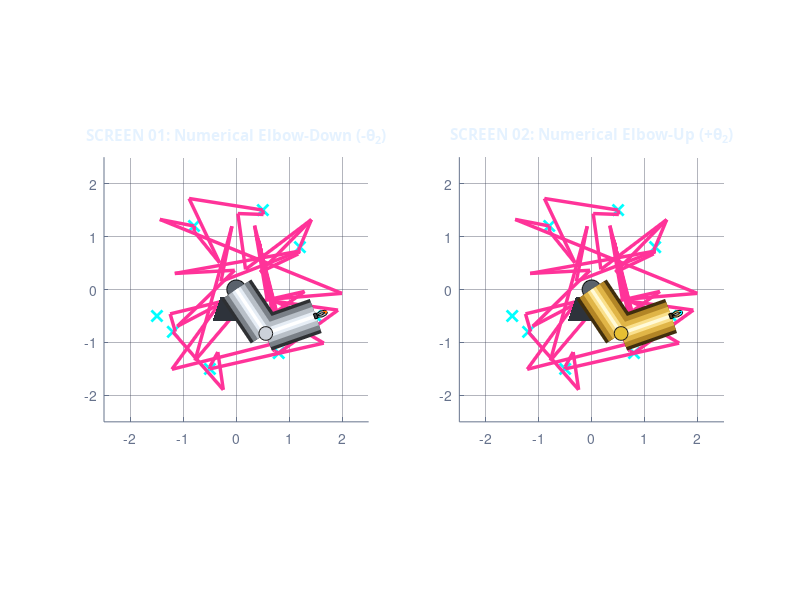

The MATLAB source for this figure:
% Real-Time Numerical IK (Newton-Raphson) Visual Simulation (MATLAB R2026a)
% Shared Workspace with Silver (Elbow-Down) & Gold (Elbow-Up) Visuals
clear; clc; close all;

%% 1. 로봇 물리 및 문제 2번 8개 목표점 조건 설정
l1 = 1.0; % 링크 1 길이 (m)
l2 = 1.0; % 링크 2 길이 (m)

% 문제 2번: 8개의 타스크 영역 목표 좌표 (X, Y)
p2_targets = [ 1.2,  0.8; 
               0.5,  1.5; 
              -0.8,  1.2; 
              -1.5, -0.5; 
              -1.2, -0.8; 
              -0.5, -1.5; 
               0.8, -1.2; 
               1.5, -0.5 ];

% 각 목표점별 Newton-Raphson 연산용 초기 각도값 구속 조건
p2_starts = [ 0.5,  0.5; 
              0.5,  0.5; 
              1.8,  0.5; 
              2.2,  0.4; 
             -2.5,  0.5; 
             -2.0,  0.6; 
             -0.8,  0.5; 
             -0.4,  0.4 ];

max_iter_per_point = 25; % 각 지점당 수치해석 매핑 반복수 (실시간 가속용)
t_global = linspace(0, 2*pi, size(p2_targets, 1) * max_iter_per_point);

%% 2. 메인 피겨 및 듀얼 가로형 레이아웃 구축
fig = figure('Name', 'Real-Time Numerical IK Full Manipulator Dashboard', ...
             'NumberTitle', 'off', ...
             'Color', [0.08, 0.09, 0.11], ...
             'Position', [100, 150, 1250, 580]);

%% 3. [좌측 스크린 - 은색 로봇 암 (-\theta_2 해)]
ax1 = subplot(1, 2, 1, 'Parent', fig, ...
              'Color', [0.12, 0.14, 0.18], 'XColor', [0.4, 0.45, 0.55], 'YColor', [0.4, 0.45, 0.55], ...
              'GridColor', [0.25, 0.28, 0.35], 'GridAlpha', 0.4);
grid(ax1, 'on'); hold(ax1, 'on'); axis(ax1, 'equal');
xlim(ax1, [-2.5, 2.5]); ylim(ax1, [-2.5, 2.5]);
title(ax1, 'SCREEN 01: Numerical Elbow-Down (-\theta_2)', 'Color', [0.9, 0.95, 1.0], 'FontName', 'Segoe UI', 'FontWeight', 'bold');

% 8개 목표 타겟 점 사전 마킹
plot(ax1, p2_targets(:,1), p2_targets(:,2), 'cx', 'MarkerSize', 8, 'LineWidth', 2);
hand_trace_D = plot(ax1, NaN, NaN, '-', 'Color', [1.0, 0.2, 0.6], 'LineWidth', 2.5);

%% 4. [우측 스크린 - 금색 로봇 암 (+\theta_2 해)]
ax2 = subplot(1, 2, 2, 'Parent', fig, ...
              'Color', [0.12, 0.14, 0.18], 'XColor', [0.4, 0.45, 0.55], 'YColor', [0.4, 0.45, 0.55], ...
              'GridColor', [0.25, 0.28, 0.35], 'GridAlpha', 0.4);
grid(ax2, 'on'); hold(ax2, 'on'); axis(ax2, 'equal');
xlim(ax2, [-2.5, 2.5]); ylim(ax2, [-2.5, 2.5]);
title(ax2, 'SCREEN 02: Numerical Elbow-Up (+\theta_2)', 'Color', [0.9, 0.95, 1.0], 'FontName', 'Segoe UI', 'FontWeight', 'bold');

plot(ax2, p2_targets(:,1), p2_targets(:,2), 'cx', 'MarkerSize', 8, 'LineWidth', 2);
hand_trace_U = plot(ax2, NaN, NaN, '-', 'Color', [1.0, 0.2, 0.6], 'LineWidth', 2.5);

%% 5. 고정 베이스 스탠드 오버레이 (Static Bases)
base_plate_x = [-0.45, 0.45, 0.30, -0.30]; base_plate_y = [-0.60, -0.60, -0.15, -0.15];
base_neck_x = [-0.15, 0.15, 0.10, -0.10];  base_neck_y = [-0.15, -0.15, 0.0, 0.0];

% 좌우측 스탠드 렌더링
fill(ax1, base_plate_x, base_plate_y, [0.18, 0.20, 0.23], 'EdgeColor', 'none');
fill(ax1, base_neck_x, base_neck_y, [0.55, 0.58, 0.62], 'EdgeColor', 'none');
rectangle(ax1, 'Position', [-0.18, -0.18, 0.36, 0.36], 'Curvature', [1, 1], 'FaceColor', [0.35, 0.38, 0.42]);

fill(ax2, base_plate_x, base_plate_y, [0.18, 0.20, 0.23], 'EdgeColor', 'none');
fill(ax2, base_neck_x, base_neck_y, [0.55, 0.58, 0.62], 'EdgeColor', 'none');
rectangle(ax2, 'Position', [-0.18, -0.18, 0.36, 0.36], 'Curvature', [1, 1], 'FaceColor', [0.35, 0.38, 0.42]);

%% 6. 요청하신 오리지널 입체 메탈릭 링크 레이어 빌드
silver_colors = {[0.18, 0.19, 0.20], [0.48, 0.50, 0.53], [0.72, 0.75, 0.78], [0.90, 0.93, 0.96], [1.0, 1.0, 1.0]};
gold_colors   = {[0.25, 0.18, 0.05], [0.70, 0.52, 0.15], [0.88, 0.71, 0.28], [0.98, 0.88, 0.55], [1.0, 0.98, 0.85]};
widths = [26, 21, 14, 7, 2.5];

link1_layers_D = []; link2_layers_D = [];
link1_layers_U = []; link2_layers_U = [];
for k = 1:5
    link1_layers_D(k) = plot(ax1, [0, 0], [0, 0], 'Color', silver_colors{k}, 'LineWidth', widths(k), 'HandleVisibility', 'off');
    link2_layers_D(k) = plot(ax1, [0, 0], [0, 0], 'Color', silver_colors{k}, 'LineWidth', widths(k), 'HandleVisibility', 'off');
    link1_layers_U(k) = plot(ax2, [0, 0], [0, 0], 'Color', gold_colors{k}, 'LineWidth', widths(k), 'HandleVisibility', 'off');
    link2_layers_U(k) = plot(ax2, [0, 0], [0, 0], 'Color', gold_colors{k}, 'LineWidth', widths(k), 'HandleVisibility', 'off');
end

%% 7. 오리지널 다각형 집게(Gripper) 장치 패치 매핑
wrist_x = [-0.03,  0.03,  0.03, -0.03]; wrist_y = [-0.05, -0.05,  0.05,  0.05];
claw_base_x = [0.03, 0.11, 0.19, 0.23, 0.20, 0.12, 0.03]; claw_base_y = [0.05, 0.09, 0.07, 0.02, -0.01, 0.03, 0.01];
pad_base_x = [0.15, 0.23, 0.20]; pad_base_y = [0.07, 0.02, -0.01];

% 좌측 은색 로봇용 집게
h_wrist_D  = patch(ax1, 'XData', wrist_x, 'YData', wrist_y, 'FaceColor', [0.25, 0.27, 0.30]);
h_claw_L_D = patch(ax1, 'XData', claw_base_x, 'YData', claw_base_y, 'FaceColor', [0.75, 0.78, 0.82]);
h_claw_R_D = patch(ax1, 'XData', claw_base_x, 'YData', -claw_base_y, 'FaceColor', [0.75, 0.78, 0.82]);
h_pad_L_D  = patch(ax1, 'XData', pad_base_x, 'YData', pad_base_y, 'FaceColor', [1.0, 0.45, 0.0], 'EdgeColor', 'none');
h_pad_R_D  = patch(ax1, 'XData', pad_base_x, 'YData', -pad_base_y, 'FaceColor', [1.0, 0.45, 0.0], 'EdgeColor', 'none');

% 우측 금색 로봇용 집게
h_wrist_U  = patch(ax2, 'XData', wrist_x, 'YData', wrist_y, 'FaceColor', [0.30, 0.25, 0.15]);
h_claw_L_U = patch(ax2, 'XData', claw_base_x, 'YData', claw_base_y, 'FaceColor', [0.85, 0.75, 0.45]);
h_claw_R_U = patch(ax2, 'XData', claw_base_x, 'YData', -claw_base_y, 'FaceColor', [0.85, 0.75, 0.45]);
h_pad_L_U  = patch(ax2, 'XData', pad_base_x, 'YData', pad_base_y, 'FaceColor', [0.0, 0.9, 1.0], 'EdgeColor', 'none');
h_pad_R_U  = patch(ax2, 'XData', pad_base_x, 'YData', -pad_base_y, 'FaceColor', [0.0, 0.9, 1.0], 'EdgeColor', 'none');

h_j2_cap_D = plot(ax1, 0, 0, 'o', 'MarkerSize', 10, 'MarkerFaceColor', [0.8, 0.82, 0.85], 'MarkerEdgeColor', [0.1, 0.1, 0.1]);
h_j2_cap_U = plot(ax2, 0, 0, 'o', 'MarkerSize', 10, 'MarkerFaceColor', [0.9, 0.75, 0.20], 'MarkerEdgeColor', [0.1, 0.1, 0.1]);

%% 8. 실시간 역기구학 수치 해석 및 애니메이션 루프 전개
x_hist_D = []; y_hist_D = [];
x_hist_U = []; y_hist_U = [];
global_step_idx = 0;

for p = 1:size(p2_targets, 1)
    target = p2_targets(p, :)';
    
    % 각 포인트 진입 시 지정된 독립 초기 각도 세팅
    theta_D = p2_starts(p, :)';
    theta_U = p2_starts(p, :)';
    
    for iter = 1:max_iter_per_point
        global_step_idx = global_step_idx + 1;
        
        %% ================= [단계 1: 수치해석적 IK (Newton-Raphson 법)] =================
        % 1) 현재 각도 기반 정기구학 말단 위치 연산 (FK)
        x_cur_D = l1*cos(theta_D(1)) + l2*cos(theta_D(1)+theta_D(2));
        y_cur_D = l1*sin(theta_D(1)) + l2*sin(theta_D(1)+theta_D(2));
        
        x_cur_U = l1*cos(theta_U(1)) + l2*cos(theta_U(1)+theta_U(2));
        y_cur_U = l1*sin(theta_U(1)) + l2*sin(theta_U(1)+theta_U(2));
        
        % 2) 목표 점과의 타스크 공간 잔차 오차(Error Vector) 도출
        dx_D = target(1) - x_cur_D; dy_D = target(2) - y_cur_D;
        dx_U = target(1) - x_cur_U; dy_U = target(2) - y_cur_U;
        
        % 3) 수치해석 자코비안 역행렬 수식 대입 및 각도 변화량 보정
        % --- SCREEN 01 (Elbow-Down 해 강제 유도용 내부 수식 제어) ---
        s2_D = sin(theta_D(2)); s12_D = sin(theta_D(1)+theta_D(2)); c12_D = cos(theta_D(1)+theta_D(2)); c1_D = cos(theta_D(1)); s1_D = sin(theta_D(1));
        dth1_D = (c12_D*dx_D + s12_D*dy_D) / s2_D;
        dth2_D = ((-c1_D-c12_D)*dx_D + (-s1_D-s12_D)*dy_D) / s2_D;
        
        % --- SCREEN 02 (Elbow-Up 해 강제 유도용 내부 수식 제어) ---
        s2_U = sin(theta_U(2)); s12_U = sin(theta_U(1)+theta_U(2)); c12_U = cos(theta_U(1)+theta_U(2)); c1_U = cos(theta_U(1)); s1_U = sin(theta_U(1));
        dth1_U = (c12_U*dx_U + s12_U*dy_U) / s2_U;
        dth2_U = ((-c1_U-c12_U)*dx_U + (-s1_U-s12_U)*dy_U) / s2_U;
        
        % 4) 뉴턴-랩슨 점진적 관절각 업데이트 업데이트
        theta_D = theta_D + [dth1_D; dth2_D];
        theta_U = theta_U + [dth1_U; dth2_U];
        
        %% ================= [단계 2: 실시간 그래픽 변환 및 렌더링] =================
        % 기하학적 관절 2(팔꿈치) 링크 끝단 좌표 연산
        x1_D = l1 * cos(theta_D(1)); y1_D = l1 * sin(theta_D(1));
        x1_U = l1 * cos(theta_U(1)); y1_U = l1 * sin(theta_U(1));
        
        % 최종 마젠타색 궤도 드로잉 축적용 히스토리 어레이 누적
        x_hist_D = [x_hist_D, x_cur_D]; y_hist_D = [y_hist_D, y_cur_D];
        x_hist_U = [x_hist_U, x_cur_U]; y_hist_U = [y_hist_U, y_cur_U];
        
        % --- 물리 메탈릭 암 링크 가시화 동적 리프레시 ---
        for k = 1:5
            set(link1_layers_D(k), 'XData', [0, x1_D], 'YData', [0, y1_D]);
            set(link2_layers_D(k), 'XData', [x1_D, x_cur_D], 'YData', [y1_D, y_cur_D]);
            
            set(link1_layers_U(k), 'XData', [0, x1_U], 'YData', [0, y1_U]);
            set(link2_layers_U(k), 'XData', [x1_U, x_cur_U], 'YData', [y1_U, y_cur_U]);
        end
        set(h_j2_cap_D, 'XData', x1_D, 'YData', y1_D);
        set(h_j2_cap_U, 'XData', x1_U, 'YData', y1_U);
        
        % --- 집게 팩토리 모션 및 2x2 회전 변환 행렬 매핑 ---
        grip_control = 0.65 + 0.35 * sin(t_global(global_step_idx));
        claw_dyn_y = claw_base_y * grip_control; pad_dyn_y = pad_base_y * grip_control;
        
        phi_D = theta_D(1) + theta_D(2); phi_U = theta_U(1) + theta_U(2);
        R_D = [cos(phi_D), -sin(phi_D); sin(phi_D), cos(phi_D)];
        R_U = [cos(phi_U), -sin(phi_U); sin(phi_U), cos(phi_U)];
        
        % 은색 집게 매트릭스 변환
        wr_g_D = R_D * [wrist_x; wrist_y] + [x_cur_D; y_cur_D];
        cl_L_g_D = R_D * [claw_base_x; claw_dyn_y] + [x_cur_D; y_cur_D]; cl_R_g_D = R_D * [claw_base_x; -claw_dyn_y] + [x_cur_D; y_cur_D];
        pd_L_g_D = R_D * [pad_base_x; pad_dyn_y] + [x_cur_D; y_cur_D];   pd_R_g_D = R_D * [pad_base_x; -pad_dyn_y] + [x_cur_D; y_cur_D];
        set(h_wrist_D, 'XData', wr_g_D(1,:), 'YData', wr_g_D(2,:));
        set(h_claw_L_D, 'XData', cl_L_g_D(1,:), 'YData', cl_L_g_D(2,:)); set(h_claw_R_D, 'XData', cl_R_g_D(1,:), 'YData', cl_R_g_D(2,:));
        set(h_pad_L_D, 'XData', pd_L_g_D(1,:), 'YData', pd_L_g_D(2,:));   set(h_pad_R_D, 'XData', pd_R_g_D(1,:), 'YData', pd_R_g_D(2,:));
        
        % 금색 집게 매트릭스 변환
        wr_g_U = R_U * [wrist_x; wrist_y] + [x_cur_U; y_cur_U];
        cl_L_g_U = R_U * [claw_base_x; claw_dyn_y] + [x_cur_U; y_cur_U]; cl_R_g_U = R_U * [claw_base_x; -claw_dyn_y] + [x_cur_U; y_cur_U];
        pd_L_g_U = R_U * [pad_base_x; pad_dyn_y] + [x_cur_U; y_cur_U];   pd_R_g_U = R_U * [pad_base_x; -pad_dyn_y] + [x_cur_U; y_cur_U];
        set(h_wrist_U, 'XData', wr_g_U(1,:), 'YData', wr_g_U(2,:));
        set(h_claw_L_U, 'XData', cl_L_g_U(1,:), 'YData', cl_L_g_U(2,:)); set(h_claw_R_U, 'XData', cl_R_g_U(1,:), 'YData', cl_R_g_U(2,:));
        set(h_pad_L_U, 'XData', pd_L_g_U(1,:), 'YData', pd_L_g_U(2,:));   set(h_pad_R_U, 'XData', pd_R_g_U(1,:), 'YData', pd_R_g_U(2,:));
        
        % --- 실시간 마젠타 네온 수렴 궤적선 가이드 업데이트 ---
        set(hand_trace_D, 'XData', x_hist_D, 'YData', y_hist_D);
        set(hand_trace_U, 'XData', x_hist_U, 'YData', y_hist_U);
        
        % 루프 프레임 가속 드로잉 싱크 최적화 (`pause(0.015)`)
        drawnow;
        pause(0.015);
    end
end
